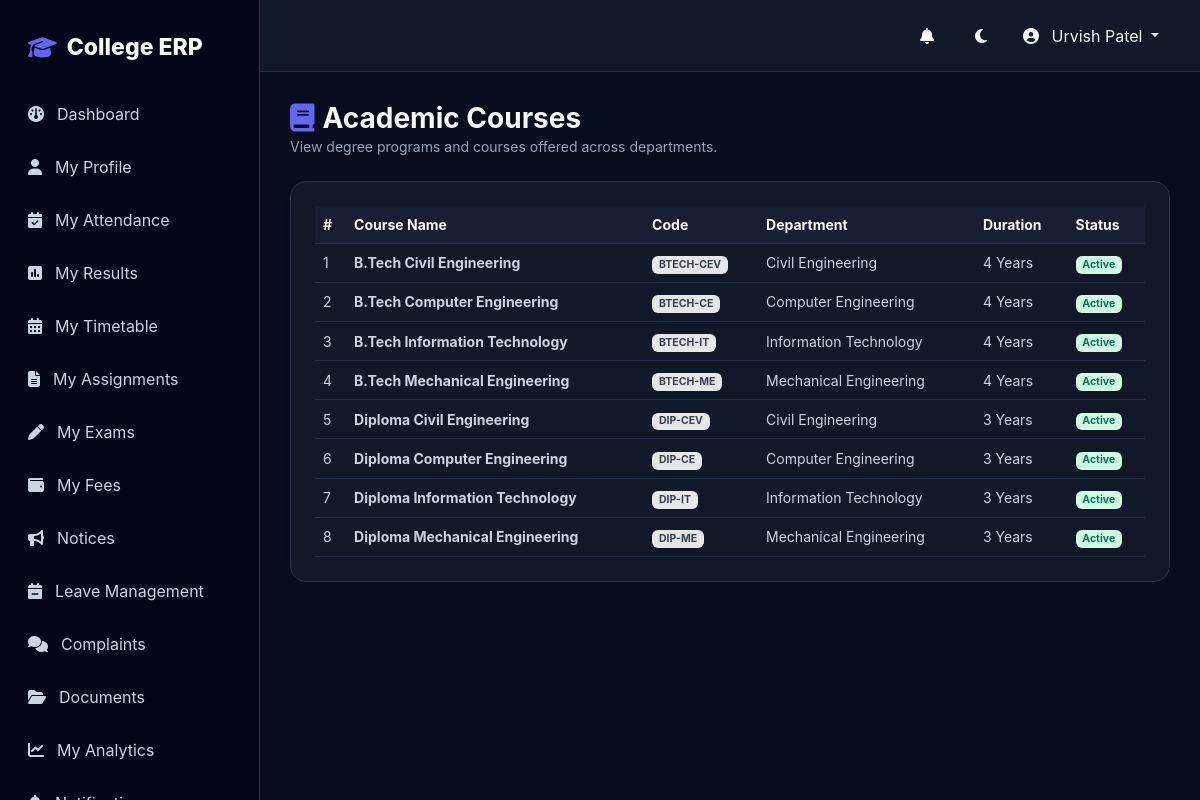
Page /academics/courses/ (signed in) on the committed database.
### academics/models.py (models this page shows, shortened)
class Course(models.Model):
    department = models.ForeignKey(
        Department,
        on_delete=models.CASCADE,
        related_name="courses"
    )
    name = models.CharField(max_length=150)
    code = models.CharField(max_length=30, unique=True)
    duration_years = models.PositiveIntegerField(default=4)
    description = models.TextField(blank=True)
    is_active = models.BooleanField(default=True)
    class Meta:
        ordering = ["name"]

class Department(models.Model):
    name = models.CharField(max_length=150)
    code = models.CharField(max_length=20, unique=True)
    description = models.TextField(blank=True)
    hod_name = models.CharField(max_length=150, blank=True)
    is_active = models.BooleanField(default=True)
    class Meta:
        ordering = ["name"]

### academics/views.py (the view)
# urls.py: path("courses/", course_list, name="course_list"),
@login_required
def course_list(request):
    courses = Course.objects.select_related("department").all()
    return render(request, "academics/course_list.html", {"courses": courses})

### notifications/context_processors.py (called while the page is built)
def unread_notifications(request):
    if request.user.is_authenticated:
        count = Notification.objects.filter(recipient=request.user, is_read=False).count()
        return {"unread_notifications_count": count}
    return {"unread_notifications_count": 0}

### templates/academics/course_list.html (shortened to what this page needs)
{% extends "base.html" %}
{% block content %}
<div class="container-fluid p-0">
    <div class="d-flex justify-content-between align-items-center mb-4">
        <div>
            <h1 class="h3 fw-bold m-0"><i class="fa-solid fa-book text-primary me-2"></i>Academic Courses</h1>
            <p class="text-muted small m-0">View degree programs and courses offered across departments.</p>
        </div>
    </div>
    <div class="card border-0 shadow-sm rounded-4 p-4" style="background: var(--card);">
        <div class="table-responsive">
            <table class="table table-hover align-middle m-0 small">
                <thead>
                    <tr>
                        <th>#</th>
                        <th>Course Name</th>
                        <th>Code</th>
                        <th>Department</th>
                        <th>Duration</th>
                        <th>Status</th>
                    </tr>
                </thead>
                <tbody>
                    {% for course in courses %}
                    <tr>
                        <td>{{ forloop.counter }}</td>
                        <td><strong>{{ course.name }}</strong></td>
                        <td><span class="badge bg-secondary-subtle text-secondary">{{ course.code }}</span></td>
                        <td>{{ course.department.name }}</td>
                        <td>{{ course.duration_years }} Years</td>
                        <td>
                            {% if course.is_active %}
                                <span class="badge bg-success-subtle text-success">Active</span>
                            {% else %}
                                <span class="badge bg-danger-subtle text-danger">Inactive</span>
                            {% endif %}
                        </td>
                    </tr>
                    {% empty %}
                    <tr>
                        <td colspan="6" class="text-center py-4 text-muted">No courses found.</td>
                    </tr>
                    {% endfor %}
                </tbody>
            </table>
        </div>
    </div>
</div>
{% endblock %}

### templates/base.html (shortened to what this page needs)
{% load static %}
<!DOCTYPE html>
<html lang="en">
<head>
    <link
        href="https://cdn.jsdelivr.net/npm/bootstrap@5.3.3/dist/css/bootstrap.min.css"
        rel="stylesheet"
    >
    <link
        href="https://cdnjs.cloudflare.com/ajax/libs/font-awesome/6.7.2/css/all.min.css"
        rel="stylesheet"
    >
    <link
        href="https://unpkg.com/aos@2.3.4/dist/aos.css"
        rel="stylesheet"
    >
</head>
<body>
    {% if user.is_authenticated %}
        {% include "components/sidebar.html" %}
        <main class="main">
            <nav class="navbar-custom">
                <div class="d-flex align-items-center gap-2">
                    <a
                        href="{% url 'notification_list' %}"
                        class="theme-btn position-relative me-1"
                        title="Notifications"
                        style="text-decoration: none; display: inline-flex; align-items: center; justify-content: center;"
                    >
                        <i class="fa-solid fa-bell"></i>
                    </a>
                    <button
                        class="theme-btn"
                        id="themeToggle"
                        title="Toggle theme"
                    >
                        <i class="fa-solid fa-moon"></i>
                    </button>
                    <div class="dropdown">
                        <button
                            class="btn dropdown-toggle"
                            data-bs-toggle="dropdown"
                            style="color: var(--text);"
                        >
                            <i class="fa-solid fa-circle-user me-2"></i>
                            {{ user.get_full_name|default:user.username }}
                        </button>
                    </div>
                </div>
            </nav>
            <section class="content">
                {% block content %}{% endblock %}
            </section>
        </main>
    {% else %}
        {% block auth_content %}{% endblock %}
    {% endif %}
</body>
</html>

### templates/base.html (style rules this page uses)
*, *::before, *::after { transition: background-color .25s ease, color .25s ease, border-color .25s ease; }
:root, [data-theme="dark"] { --bg: #080d1d; --surface: #111827; --surface-2: #172033; --surface-3: #1e293b; --border: #263247; --text: #f8fafc; --text-primary: #f8fafc; --text-secondary: #cbd5e1; --muted: #94a3b8; --primary: #6366f1; --primary-hover: #4f46e5; --primary-dark: #3730a3; --success: #22c55e; --danger: #ef4444; --warning: #f59e0b; --table-header: #172033; --table-cell: #111827; --table-hover: #1e293b; --card: #111827; --card-hover: #172033; --sidebar: #020617; }
body { margin: 0; background: var(--bg) !important; color: var(--text) !important; font-family: Inter, system-ui, -apple-system, BlinkMacSystemFont, "Segoe UI", sans-serif; }
h1, h2, h3, h4, h5, h6, .h1, .h2, .h3, .h4, .h5, .h6, .page-title, .student-name, .stat-value, .percentage { color: var(--text-primary) !important; }
body, p, label, li, dt, dd { color: var(--text-secondary); }
.text-muted, small.text-muted, span.text-muted, p.text-muted, div.text-muted, .subtitle, .stat-label, .stat-small, .text-muted.small, .extra-small { color: var(--muted) !important; }
.text-secondary { color: var(--text-secondary) !important; }
.text-primary { color: var(--primary) !important; }
table, .table { color: var(--text-secondary) !important; --bs-table-color: var(--text-secondary) !important; --bs-table-bg: transparent !important; --bs-table-border-color: var(--border) !important; }
th, .table th, thead th { color: var(--text-primary) !important; background: var(--table-header) !important; border-color: var(--border) !important; }
td, .table td { color: var(--text-secondary) !important; background: var(--table-cell); border-color: var(--border) !important; }
.event-seminar, .badge.bg-success-subtle { background: #d1fae5 !important; color: #047857 !important; font-weight: 700; }
.event-tutorial, .badge.bg-secondary-subtle { background: #e5e7eb !important; color: #374151 !important; font-weight: 700; }
.dashboard-card, .stat-card, .card, .card-box, .filter-card, .student-card, .date-box, .student-profile-card, .empty-card, .empty-state { background: var(--surface) !important; border: 1px solid var(--border) !important; color: var(--text-secondary) !important; }
.navbar-custom { background: var(--surface) !important; border-bottom: 1px solid var(--border) !important; }
.theme-btn { border: 0; background: transparent; color: var(--text-primary); width: 42px; height: 42px; border-radius: 50%; display: flex; align-items: center; justify-content: center; cursor: pointer; }
a { color: var(--primary); text-decoration: none; }
.sidebar a, .btn, .dropdown-item, .nav-link, .navbar a { text-decoration: none; }
body { margin: 0; background: var(--bg); color: var(--text); font-family: Inter, system-ui, -apple-system, BlinkMacSystemFont, "Segoe UI", sans-serif; transition: background .3s ease, color .3s ease; }
.main { margin-left: 260px; min-height: 100vh; }
.navbar-custom { height: 72px; background: var(--card); border-bottom: 1px solid var(--border); display: flex; align-items: center; justify-content: space-between; padding: 0 28px; position: sticky; top: 0; z-index: 1000; }
.content { padding: 30px; }
.theme-btn { border: 0; background: transparent; color: var(--text); width: 42px; height: 42px; border-radius: 50%; }

### rows in the picture
Course: name "B.Tech Civil Engineering", code "BTECH-CEV", department.name "Civil Engineering", duration_years "4", is_active "Active"
Course: name "B.Tech Computer Engineering", code "BTECH-CE", department.name "Computer Engineering", duration_years "4", is_active "Active"
Course: name "B.Tech Information Technology", code "BTECH-IT", department.name "Information Technology", duration_years "4", is_active "Active"
Course: name "B.Tech Mechanical Engineering", code "BTECH-ME", department.name "Mechanical Engineering", duration_years "4", is_active "Active"
Course: name "Diploma Civil Engineering", code "DIP-CEV", department.name "Civil Engineering", duration_years "3", is_active "Active"
Course: name "Diploma Computer Engineering", code "DIP-CE", department.name "Computer Engineering", duration_years "3", is_active "Active"
Course: name "Diploma Information Technology", code "DIP-IT", department.name "Information Technology", duration_years "3", is_active "Active"
Course: name "Diploma Mechanical Engineering", code "DIP-ME", department.name "Mechanical Engineering", duration_years "3", is_active "Active"

### other values in the picture
{{ user.get_full_name|default:user.username }} "Urvish Patel"
